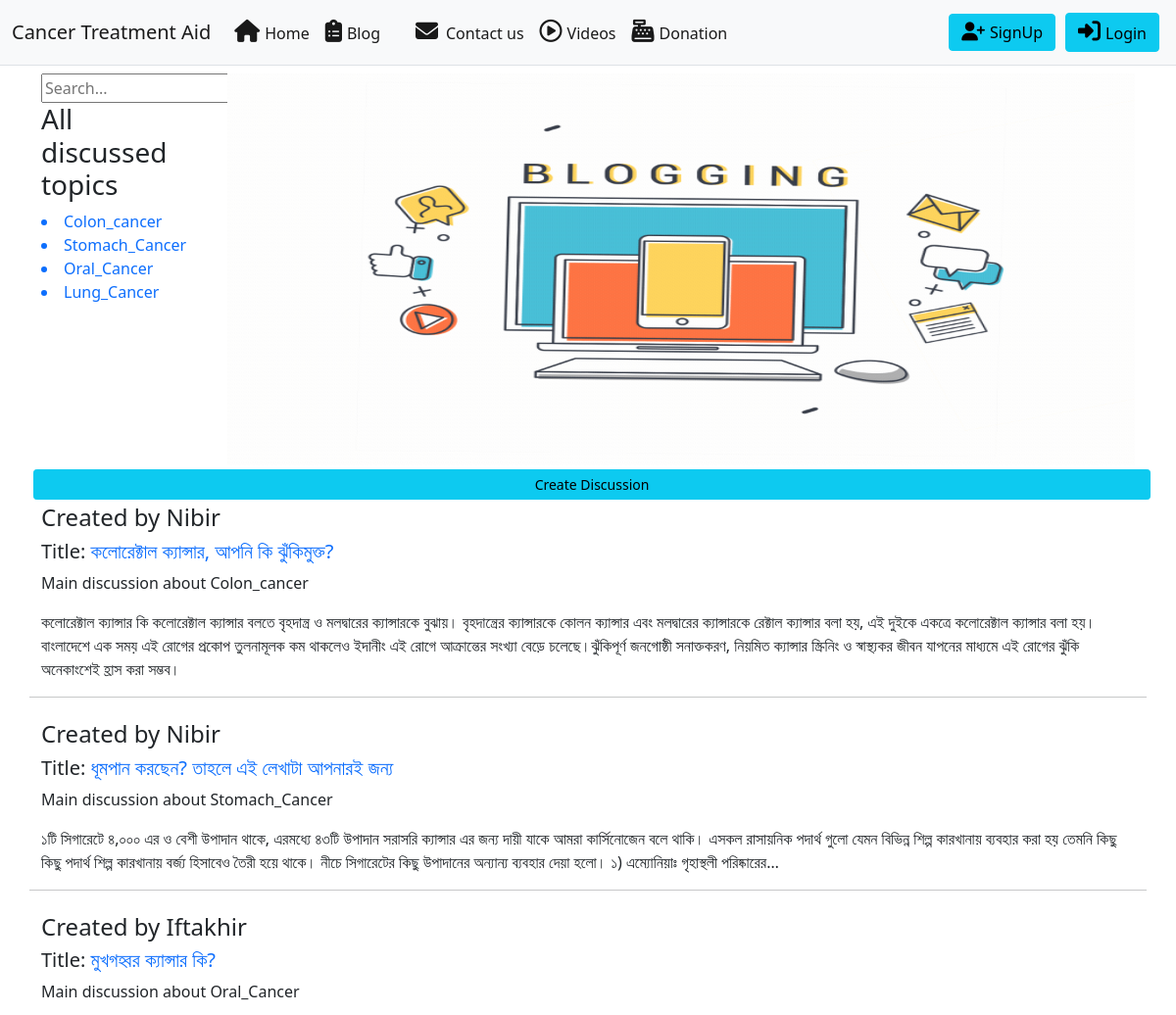
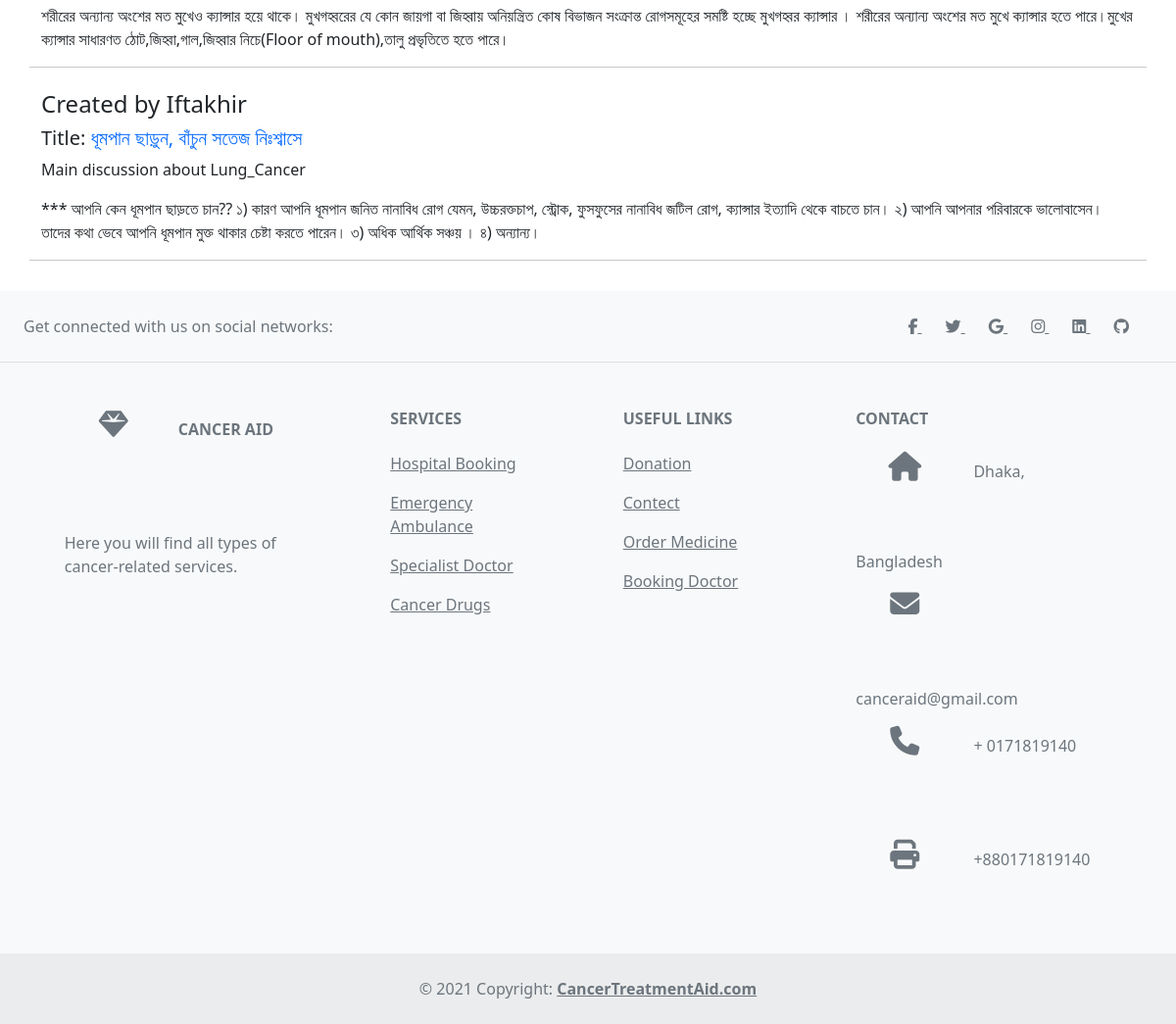
The page /discussion_topic/ on the database its author committed (2 pictures, top to bottom).
### CancerAid/models.py (models this page shows, shortened)
class Discussion(models.Model):
    host = models.ForeignKey(User, on_delete=models.SET_NULL, null=True)
    topic = models.ForeignKey(DiscussionTopic, on_delete=models.SET_NULL, null=True)
    name = models.CharField(max_length=200)
    description = models.TextField(null=True, blank=True)
    more = models.TextField(null=True, blank=True)
    updated = models.DateTimeField(auto_now=True)
    created = models.DateTimeField(auto_now_add=True)
    participants =models.ManyToManyField(User, related_name="participants", blank=True)
    class Meta:
       ordering = ['-updated', '-created']

class DiscussionTopic(models.Model):
    name = models.CharField(max_length=200)

### CancerAid/views.py (the view)
# urls.py: path('discussion_topic/', discussion_topicpage, name="discussion_topicpage"),
def discussion_topicpage(request):
    q = request.GET.get('q') if request.GET.get('q')!= None else ''
    topic = DiscussionTopic.objects.all()
    room = Discussion.objects.filter(topic__name__icontains=q)
    context={'room':room,'topic':topic}
    return render(request, 'discussion_topic.html',context)

### CancerAid/templates/discussion_topic.html (shortened to what this page needs)
{% extends 'index.html' %}
{% block body %}
<div class="container my-2">
    <div class="row">
        <div class="col-2">
    <form method="GET" action="">
        <input type="text" name="q" placeholder="Search..."/>
    </form>
        <h3>All discussed topics</h3>
        {% for i in room %}
        <a style="text-decoration: none;" href="{% url 'discussion' i.id %}"><li>{{i.topic.name}}</li></a>
        {% endfor %}
    </div>
    <div class="col-10">
        <img height="400px" width="600px" src="../static/img/a.gif" class="d-block w-100" alt="...">
    </div>
    <a class="btn btn-sm btn-info" href="{% url 'createDiscussion' %}" style="margin: 4px;">Create Discussion</a>
        {% for i in room %}
             <h4>Created by {{i.host.username}}</h4>
             <h5>Title: <a style="text-decoration:none" href="{% url 'discussion' i.id %}">{{i.name}}</a></h5>
             <p>Main discussion about {{i.topic.name}}</p>
             <p>{{i.description}}</p>
             <hr>
             <br>
             {% endfor %}
         </div>
</div>
{% endblock %}

### rows shown on the page
Discussion: topic.name "Colon_cancer", host.username "Nibir", name "কলোরেক্টাল ক্যান্সার, আপনি কি ঝুঁকিমুক্ত?", description "কলোরেক্টাল ক্যান্সার কি কলোরেক্টাল ক্যান্সার বলতে বৃহদান্ত্র ও মলদ্বারের ক্যান্সারকে বুঝায়। বৃহদান্ত্রের ক্যান্সারকে কোলন ক্যান্সার এবং মলদ্বারের ক্যান্সারকে রেক্টাল ক্যান্সার বলা হয়, এই দুইকে একত্রে কলোরেক্টাল ক্যান্সার বলা হয়। বাংলাদেশে এক সময় এই রোগের প্রকোপ তুলনামূলক কম থাকলেও ইদানীং এই রোগে আক্রান্তের সংখ্যা বেড়ে চলেছে।ঝুঁকিপূর্ণ জনগোষ্ঠী সনাক্তকরণ, নিয়মিত ক্যান্সার স্ক্রিনিং ও স্বাস্থ্যকর জীবন যাপনের মাধ্যমে এই রোগের ঝুঁকি অনেকাংশেই হ্রাস করা সম্ভব।"
Discussion: topic.name "Stomach_Cancer", host.username "Nibir", name "ধূমপান করছেন? তাহলে এই লেখাটা আপনারই জন্য", description "১টি সিগারেটে ৪,০০০ এর ও বেশী উপাদান থাকে, এরমধ্যে ৪৩টি উপাদান সরাসরি ক্যান্সার এর জন্য দায়ী যাকে আমরা কার্সিনোজেন বলে থাকি। এসকল রাসায়নিক পদার্থ গুলো যেমন বিভিন্ন শিল্প কারখানায় ব্যবহার করা হয় তেমনি কিছু কিছু পদার্থ শিল্প কারখানায় বর্জ্য হিসাবেও তৈরী হয়ে থাকে। নীচে সিগারেটের কিছু উপাদানের অন্যান্য ব্যবহার দেয়া হলো। ১) এম্যোনিয়াঃ গৃহাস্থলী পরিষ্কারের…"
Discussion: topic.name "Oral_Cancer", host.username "Iftakhir", name "মুখগহ্বর ক্যান্সার কি?", description "শরীরের অন্যান্য অংশের মত মুখেও ক্যান্সার হয়ে থাকে। মুখগহ্বরের যে কোন জায়গা বা জিহ্বায় অনিয়ন্ত্রিত কোষ বিভাজন সংক্রান্ত রোগসমূহের সমষ্টি হচ্ছে মুখগহ্বর ক্যান্সার । শরীরের অন্যান্য অংশের মত মুখে ক্যান্সার হতে পারে।মুখের ক্যান্সার সাধারণত ঠোট,জিহ্বা,গাল,জিহ্বার নিচে(Floor of mouth),তালু প্রভৃতিতে হতে পারে।"
Discussion: topic.name "Lung_Cancer", host.username "Iftakhir", name "ধূমপান ছাড়ুন, বাঁচুন সতেজ নিঃশ্বাসে", description "*** আপনি কেন ধূমপান ছাড়তে চান?? ১) কারণ আপনি ধূমপান জনিত নানাবিধ রোগ যেমন, উচ্চরক্তচাপ, স্ট্রোক, ফুসফুসের নানাবিধ জটিল রোগ, ক্যান্সার ইত্যাদি থেকে বাচতে চান। ২) আপনি আপনার পরিবারকে ভালোবাসেন। তাদের কথা ভেবে আপনি ধূমপান মুক্ত থাকার চেষ্টা করতে পারেন। ৩) অধিক আর্থিক সঞ্চয় । ৪) অন্যান্য।"
